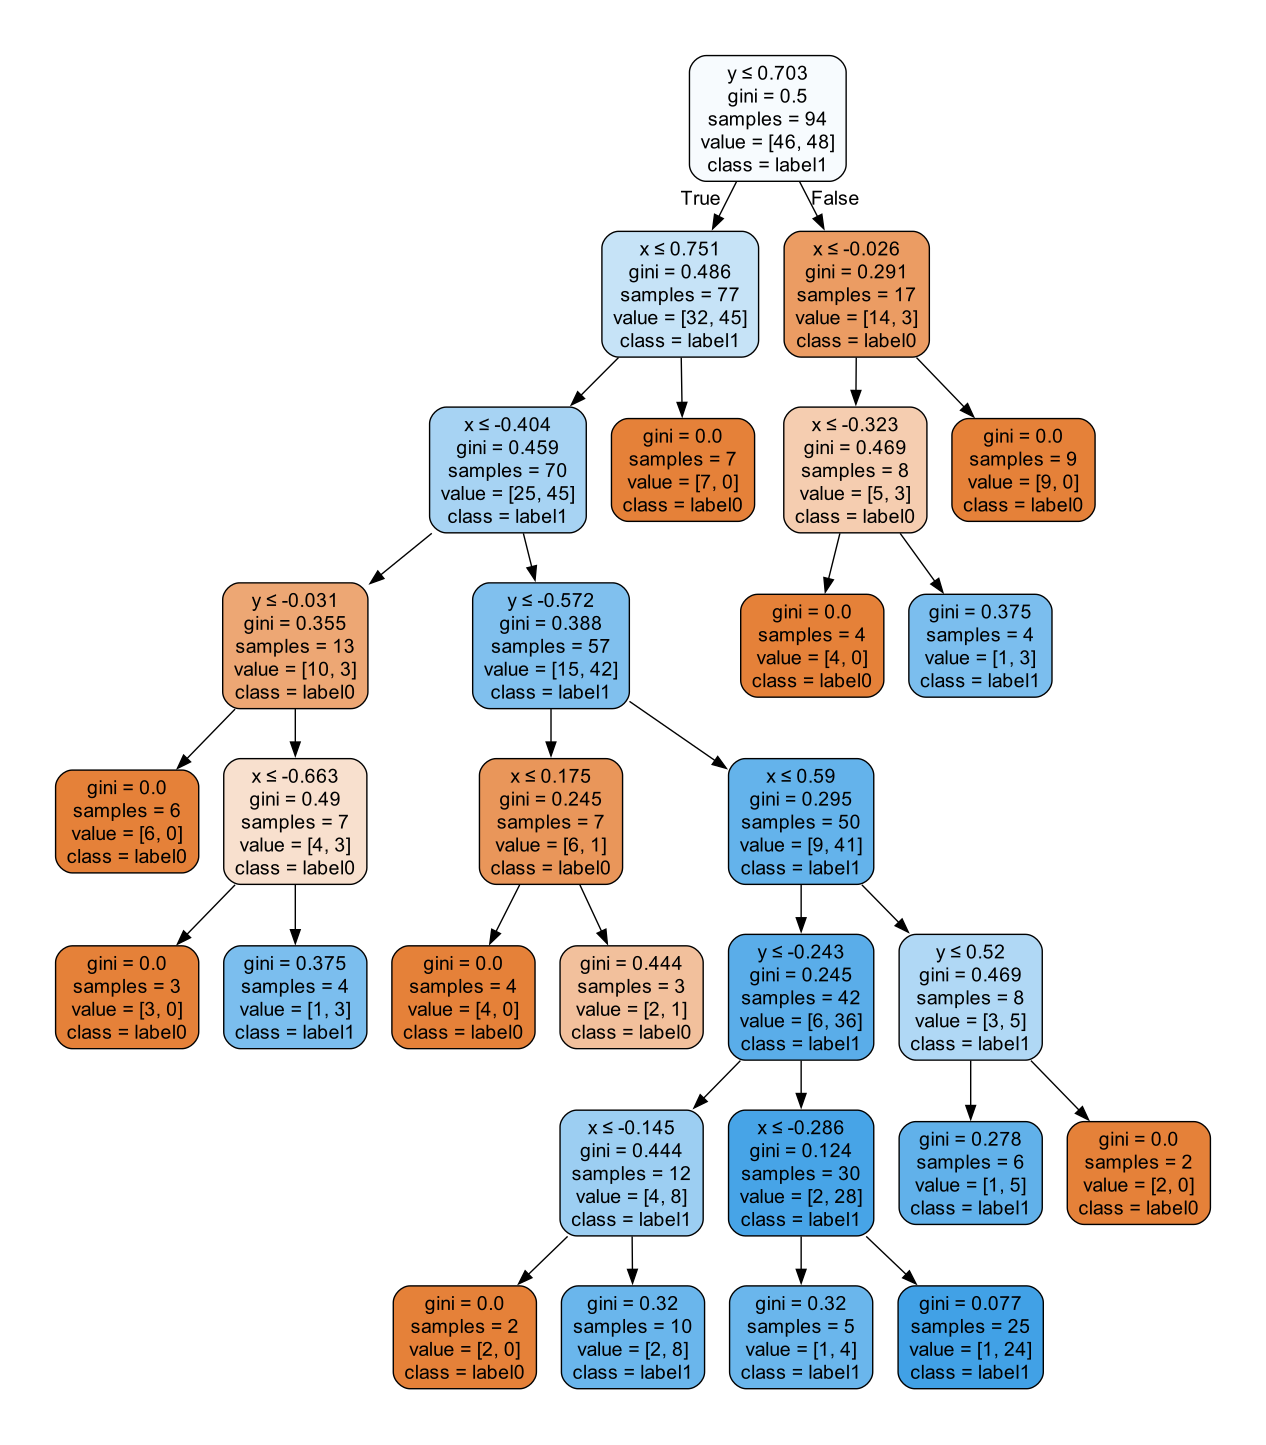

Python code for this plot:
import numpy as np
import matplotlib.pyplot as plt
from sklearn.metrics import classification_report
from sklearn import tree
from sklearn.model_selection import train_test_split

data = np.genfromtxt("\machine_learn\github\classification\LR-testSet2.txt",delimiter=",")
x_data = data[:,:-1]
y_data = data[:,-1]
#print(len(x_data)) #观察x_data的数据格式
plt.scatter(x_data[:,0],x_data[:,1],c=y_data)
plt.show()

#分割数据，0.2为测试数据，0.8为训练数据
x_train,x_test,y_train,y_test = train_test_split(x_data,y_data,test_size=0.2)


#创建决策树模型
model = tree.DecisionTreeClassifier(max_depth=7,min_samples_split=7)
#输入数据建立模型
model.fit(x_train,y_train)

# 导出决策树
import graphviz 
dot_data = tree.export_graphviz(model, 
                                out_file = None, 
                                feature_names = ['x','y'],
                                class_names = ['label0','label1'],
                                filled = True,
                                rounded = True,
                                special_characters = True)
graph = graphviz.Source(dot_data)
graph.render('nonlinear_two_classification')

# 获取数据值所在的范围
x_min,x_max = x_data[:,0].min() - 1,x_data[:,0].max() + 1
y_min,y_max = x_data[:,1].min() - 1,x_data[:,1].max() + 1

# 生成网格矩阵
xx, yy = np.meshgrid(np.arange(x_min, x_max, 0.02),
                     np.arange(y_min, y_max, 0.02))

# np.r_按row来组合array， 
# np.c_按colunm来组合array
# ravel与flatten类似，多维数据转一维。flatten不会直接改变原始数据，ravel会直接改变原始数据
z = model.predict(np.c_[xx.ravel(), yy.ravel()])
z = z.reshape(xx.shape)

# 等高线图
cs = plt.contourf(xx, yy, z)
plt.scatter(x_data[:,0],x_data[:,1],c=y_data)
plt.show()

predictions = model.predict(x_train)
print(classification_report(y_train,predictions))

predictions = model.predict(x_test)
print(classification_report(y_test,predictions))
